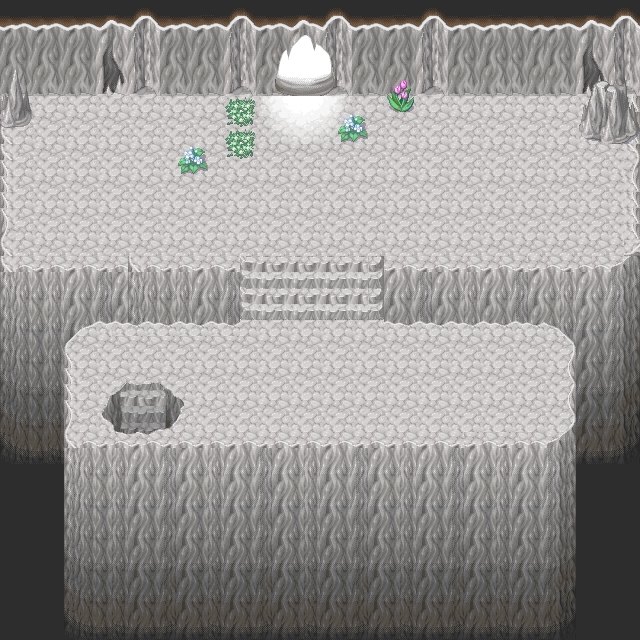

Rendered tile map (Tiled .tmx) drawn with the repository's tilesets; below, a short description and the map source with its tile grids summarised:
An orthogonal 40x40 tile map with 16x16 px tiles, 4 tile layers (background, first, second, third), 2 tilesets and 25 objects (15x barrier, 2x entrance).

<map version="1.0" orientation="orthogonal" width="40" height="40" tilewidth="16" tileheight="16">
 <properties>
  <property name="scene-type" value="field" />
  <property name="sound" value="sounds/dungeon.mp3" />
  <property name="tmx" value="maps/M309.tmx" />
 </properties>
 <tileset firstgid="1" name="Map-Cave04" tilewidth="16" tileheight="16">
  <image source="Map-Cave04.png" width="256" height="1056" />
 </tileset>
 <tileset firstgid="1057" name="barrier-mask4" tilewidth="16" tileheight="16">
  <image source="barrier-mask4.png" width="64" height="64" />
 </tileset>
 <layer name="background" width="40" height="40">
  <data>[1600 cells, 1600 non-empty, 4 distinct tile ids]</data>
 </layer>
 <layer name="first" width="40" height="40">
  <data>[1600 cells, 520 non-empty, 77 distinct tile ids]</data>
 </layer>
 <layer name="second" width="40" height="40">
  <data>[1600 cells, 1316 non-empty, 172 distinct tile ids]</data>
 </layer>
 <layer name="third" width="40" height="40">
  <data>[1600 cells, 104 non-empty, 96 distinct tile ids]</data>
 </layer>
 <objectgroup name="semi-transparents" width="40" height="40" />
 <objectgroup name="barriers" width="40" height="40">
  <object type="barrier" x="0" y="96" width="32" height="32" />
  <object type="barrier" x="0" y="0" width="272" height="96" />
  <object type="barrier" x="352" y="0" width="288" height="96" />
  <object type="barrier" x="0" y="272" width="240" height="48" />
  <object type="barrier" x="384" y="272" width="256" height="48" />
  <object type="barrier" x="0" y="304" width="64" height="144" />
  <object type="barrier" x="576" y="304" width="64" height="144" />
  <object type="barrier" x="0" y="448" width="640" height="208" />
  <object type="barrier" x="576" y="96" width="64" height="48" />
  <object type="barrier" x="272" y="0" width="80" height="64" />
  <object type="barrier" x="96" y="384" width="16" height="48" />
  <object type="barrier" x="176" y="384" width="16" height="48" />
  <object type="barrier" x="96" y="432" width="96" height="16" />
  <object type="barrier" x="-32" y="0" width="32" height="640" />
  <object type="barrier" x="640" y="0" width="32" height="640" />
  <object x="181" y="453" height="5" />
 </objectgroup>
 <objectgroup name="entrances" width="40" height="40">
  <object name="dungeon-0-north" type="entrance" x="272" y="64" width="80" height="32">
   <properties>
    <property name="ID" value="M205" />
    <property name="dest" value="pyramid-centre" />
   </properties>
  </object>
  <object name="dungeon-0-south" type="entrance" x="112" y="384" width="64" height="48">
   <properties>
    <property name="ID" value="M303" />
    <property name="dest" value="dungeon-3-north" />
   </properties>
  </object>
 </objectgroup>
 <objectgroup name="objects" width="40" height="40">
  <object x="216" y="198">
   <properties>
    <property name="ID" value="E401" />
    <property name="flags" value="F401,F413,F404,F409,F412,F411" />
   </properties>
  </object>
  <object x="354" y="197">
   <properties>
    <property name="ID" value="E402" />
    <property name="flags" value="F401,F405,F403,F412,F411,F401" />
   </properties>
  </object>
  <object x="278" y="250">
   <properties>
    <property name="ID" value="E403" />
    <property name="flags" value="F401,F407,F409,F404,F412,F413" />
   </properties>
  </object>
  <object x="318" y="292">
   <properties>
    <property name="ID" value="E404" />
    <property name="flags" value="F401,F413,F409,F405,F404,F408" />
   </properties>
  </object>
  <object x="88" y="170">
   <properties>
    <property name="ID" value="E401" />
    <property name="flags" value="F401,F402,F405,F404,F406,F410" />
   </properties>
  </object>
  <object x="266" y="404">
   <properties>
    <property name="ID" value="E403" />
    <property name="flags" value="F401,F409,F406,F407,F403,F404" />
   </properties>
  </object>
  <object x="447" y="169">
   <properties>
    <property name="ID" value="E402" />
    <property name="flags" value="F401,F412,F405,F401,F413,F407" />
   </properties>
  </object>
 </objectgroup>
</map>
